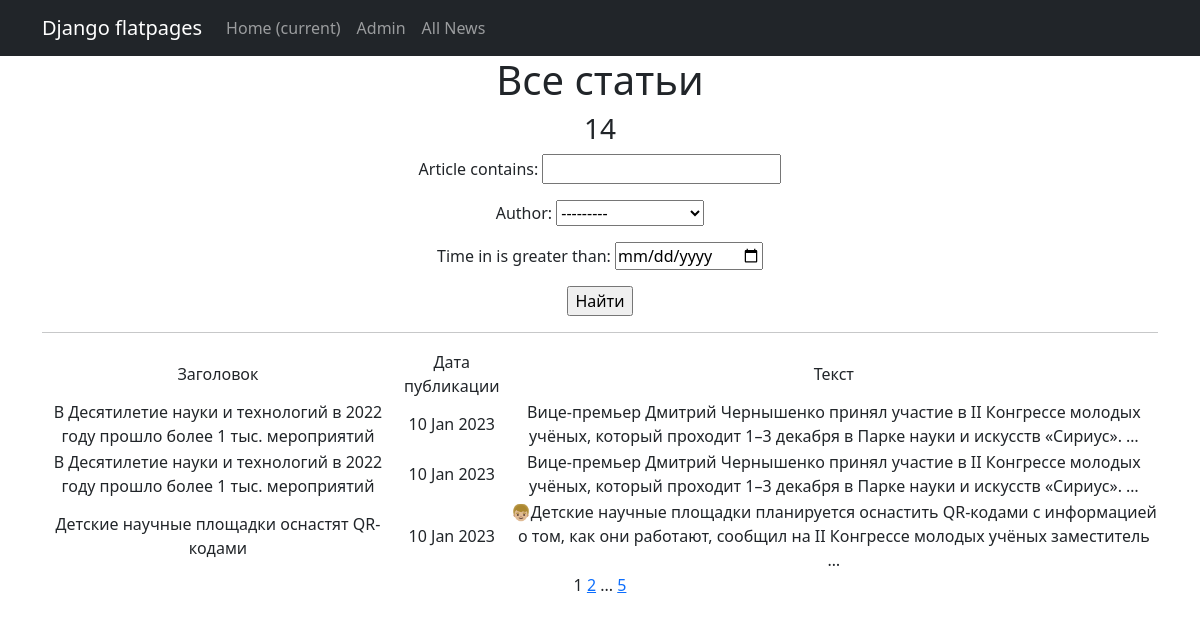
Page /news/ on the committed database.
### news/models.py (models this page shows, shortened)
class Post(models.Model):
    author = models.ForeignKey(Author, on_delete=models.CASCADE) # связь «один ко многим» с моделью Author;
    position = models.CharField(max_length=255, choices=POSITION) # поле с выбором — «статья» или «новость»;
    time_in = models.DateTimeField(auto_now_add=True) # автоматически добавляемая дата и время создания;
    category = models.ManyToManyField(Category, through='PostCategory') # связь «многие ко многим» с моделью Category (с дополнительной моделью PostCategory);
    article = models.CharField(max_length=255)  # заголовок статьи/новости;
    text = models.TextField() # текст статьи/новости;
    rating = models.FloatField(default=0.0) # рейтинг статьи/новости.

### news/views.py (the view)
# urls.py: path('', PostsList.as_view(), name='news_list'),
class PostsList(ListView):
    model = Post
    ordering = '-time_in'
    template_name = 'news_list.html'
    context_object_name = 'news_list'
    paginate_by = 3  # вот так мы можем указать количество записей на странице
    def get_queryset(self):
        queryset = super().get_queryset()
        self.filterset = PostFilter(self.request.GET, queryset)
        return self.filterset.qs
    def get_context_data(self, **kwargs):
        context = super().get_context_data(**kwargs)
        context['news_count'] = Post.objects.all()
        context['filterset'] = self.filterset
        context['next_sale'] = None
        return context

### news/templatetags/custom_filters.py (called while the page is built)
@register.filter()
def censor(value):
    try:
        if not isinstance(value, str):
            raise CensorException('Error')
        v = value
        for word in WORDS:
            if word in v:
                v = v.replace(word, f'{word[:1]}{len(word[1:])*"*"}')
            if word.capitalize() in v:
                v = v.replace(word.capitalize(), f'{word[:1].capitalize()}{len(word[1:])*"*"}')
        return v
    except CensorException as e:
        print(e)

### news/templatetags/custom_tags.py (called while the page is built)
@register.simple_tag(takes_context=True)
def url_replace(context, **kwargs):
   d = context['request'].GET.copy()
   for k, v in kwargs.items():
       d[k] = v
   return d.urlencode()

### templates/news_list.html (shortened to what this page needs)
{% extends 'flatpages/default.html' %}
{% load custom_filters %}
{% load custom_tags %}
{% block content %}
   <h1>Все статьи</h1>
   <h3>{{ news_count|length }}</h3>
   <form action="" method="get">
       {{ filterset.form.as_p }}
       <input type="submit" value="Найти" />
   </form>
    <hr>
   {% if news_list %}
       <table>
           <tr>
               <td>Заголовок</td>
               <td>Дата публикации</td>
               <td>Текст</td>
           </tr>
           {% for news in news_list %}
           <tr>
               <td>{{ news.article|censor }}</td>
               <td>{{ news.time_in|date:'d M Y' }}</td>
               <td>{{ news.text|censor|truncatewords:20}}</td>
           </tr>
           {% endfor %}
       </table>
   {% else %}
       <h2>Статей нет!</h2>
   {% endif %}
   {{ page_obj.number }}
   {% if page_obj.has_next %}
       <a href="?{% url_replace page=page_obj.next_page_number %}">{{ page_obj.next_page_number }}</a>
       {% if paginator.num_pages != page_obj.next_page_number %}
           ...
       <a href="?{% url_replace page=page_obj.paginator.num_pages %}">{{ page_obj.paginator.num_pages }}</a>
       {% endif %}
   {% endif %}
{% endblock content %}

### rows in the picture
Post: article|censor "В Десятилетие науки и технологий в 2022 году прошло более 1 тыс. мероприятий", time_in "10 Jan 2023", text|censor "Вице-премьер Дмитрий Чернышенко принял участие в II Конгрессе молодых учёных, который проходит 1–3 декабря в Парке науки и искусств «Сириус». …"
Post: article|censor "В Десятилетие науки и технологий в 2022 году прошло более 1 тыс. мероприятий", time_in "10 Jan 2023", text|censor "Вице-премьер Дмитрий Чернышенко принял участие в II Конгрессе молодых учёных, который проходит 1–3 декабря в Парке науки и искусств «Сириус». …"
Post: article|censor "Детские научные площадки оснастят QR-кодами", time_in "10 Jan 2023", text|censor "👦🏼Детские научные площадки планируется оснастить QR-кодами с информацией о том, как они работают, сообщил на II Конгрессе молодых учёных заместитель …"

### other values in the picture
{{ news_count|length }} "14"
{{ page_obj.number }} "1"
{{ page_obj.next_page_number }} "2"
{{ page_obj.paginator.num_pages }} "5"
